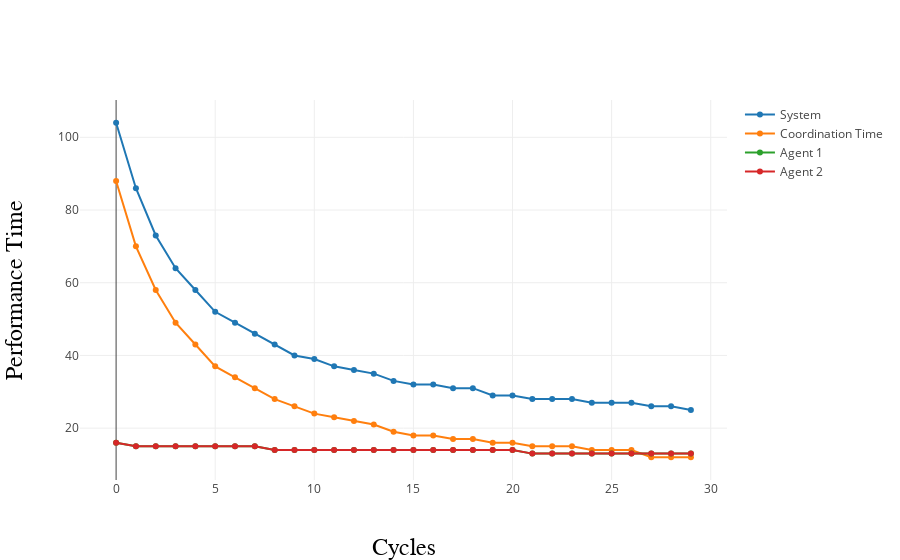
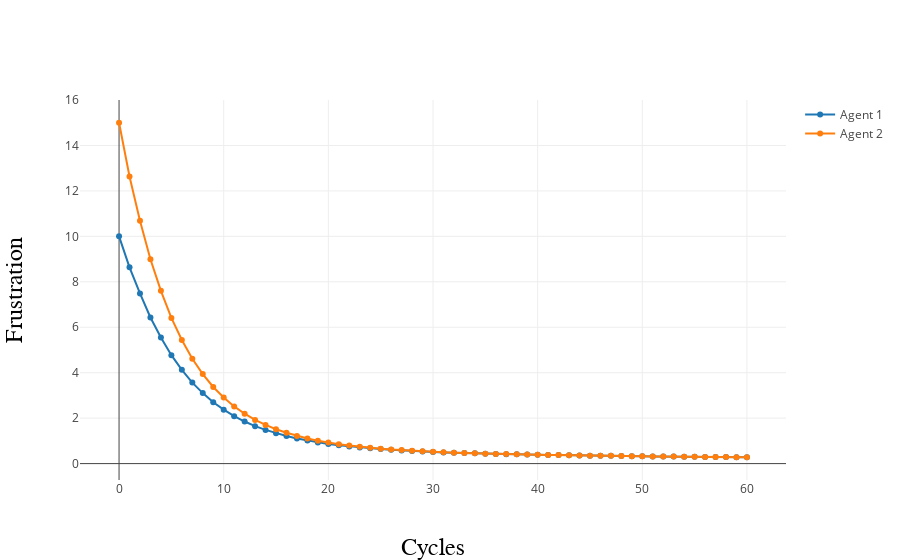

The cell these charts' notebook holds for them, in order:
### Code cell
print(my_workplace_lg.get_sum_perf_time())
my_workplace_lg.plot_performance()
my_workplace_lg.plot_frustration()

### Figure 1 — Plotly figure (JSON) as saved in the notebook; plotly's stock layout.template omitted (floating-point values rounded to 4 significant figures)
{"data": [{"mode": "lines+markers", "name": "System", "type": "scatter", "uid": "b1952e8e-06d6-443b-ac4d-82e34052d762", "x": [0, 1, 2, 3, 4, 5, 6, 7, 8, 9, 10, 11, 12, 13, 14, 15, 16, 17, 18, 19, 20, 21, 22, 23, 24, 25, 26, 27, 28, 29], "y": [104, 86, 73, 64, 58, 52, 49, 46, 43, 40, 39, 37, 36, 35, 33, 32, 32, 31, 31, 29, 29, 28, 28, 28, 27, 27, 27, 26, 26, 25]}, {"mode": "lines+markers", "name": "Coordination Time", "type": "scatter", "uid": "9f883e0f-ddd4-4c19-a021-ab22dc33c8ce", "x": [0, 1, 2, 3, 4, 5, 6, 7, 8, 9, 10, 11, 12, 13, 14, 15, 16, 17, 18, 19, 20, 21, 22, 23, 24, 25, 26, 27, 28, 29], "y": [88, 70, 58, 49, 43, 37, 34, 31, 28, 26, 24, 23, 22, 21, 19, 18, 18, 17, 17, 16, 16, 15, 15, 15, 14, 14, 14, 12, 12, 12]}, {"mode": "lines+markers", "name": "Agent 1", "type": "scatter", "uid": "91a9968a-5d97-4aad-bee8-2978f255089e", "x": [0, 1, 2, 3, 4, 5, 6, 7, 8, 9, 10, 11, 12, 13, 14, 15, 16, 17, 18, 19, 20, 21, 22, 23, 24, 25, 26, 27, 28, 29], "y": [16, 15, 15, 15, 15, 15, 15, 15, 14, 14, 14, 14, 14, 14, 14, 14, 14, 14, 14, 14, 14, 13, 13, 13, 13, 13, 13, 13, 13, 13]}, {"mode": "lines+markers", "name": "Agent 2", "type": "scatter", "uid": "fdb5e44f-922b-4ee0-8f9f-fa5738e8258f", "x": [0, 1, 2, 3, 4, 5, 6, 7, 8, 9, 10, 11, 12, 13, 14, 15, 16, 17, 18, 19, 20, 21, 22, 23, 24, 25, 26, 27, 28, 29], "y": [16, 15, 15, 15, 15, 15, 15, 15, 14, 14, 14, 14, 14, 14, 14, 14, 14, 14, 14, 14, 14, 13, 13, 13, 13, 13, 13, 13, 13, 13]}], "layout": {"xaxis": {"title": "Cycles", "titlefont": {"color": "black", "family": "Arial, sans-serif", "size": 24}}, "yaxis": {"title": "Performance Time", "titlefont": {"color": "black", "family": "Arial, sans-serif", "size": 24}}}}

### Figure 2 — Plotly figure (JSON) as saved in the notebook; plotly's stock layout.template omitted (floating-point values rounded to 4 significant figures)
{"data": [{"mode": "lines+markers", "name": "Agent 1", "type": "scatter", "uid": "b2f7fb7a-2461-44f7-833b-d1d6150e2269", "x": [0, 1, 2, 3, 4, 5, 6, 7, 8, 9, 10, 11, 12, 13, 14, 15, 16, 17, 18, 19, 20, 21, 22, 23, 24, 25, 26, 27, 28, 29, 30, 31, 32, 33, 34, 35, 36, 37, 38, 39, 40, 41, 42, 43, 44, 45, 46, 47, 48, 49, 50, 51, 52, 53, 54, 55, 56, 57, 58, 59, 60], "y": [10, 8.637, 7.487, 6.429, 5.553, 4.771, 4.129, 3.564, 3.103, 2.701, 2.375, 2.086, 1.852, 1.648, 1.482, 1.335, 1.215, 1.106, 1.017, 0.9335, 0.8658, 0.8051, 0.7561, 0.7107, 0.6741, 0.6388, 0.6103, 0.5816, 0.5585, 0.5342, 0.5147, 0.4934, 0.4762, 0.4624, 0.4513, 0.4369, 0.4253, 0.416, 0.4085, 0.397, 0.3878, 0.3804, 0.3744, 0.3643, 0.3561, 0.3496, 0.3443, 0.3401, 0.3367, 0.3286, 0.3222, 0.317, 0.3129, 0.3095, 0.3068, 0.2995, 0.2935, 0.2888, 0.285, 0.2819, 0.2794]}, {"mode": "lines+markers", "name": "Agent 2", "type": "scatter", "uid": "c50b3a67-4799-4653-a116-e8836545beeb", "x": [0, 1, 2, 3, 4, 5, 6, 7, 8, 9, 10, 11, 12, 13, 14, 15, 16, 17, 18, 19, 20, 21, 22, 23, 24, 25, 26, 27, 28, 29, 30, 31, 32, 33, 34, 35, 36, 37, 38, 39, 40, 41, 42, 43, 44, 45, 46, 47, 48, 49, 50, 51, 52, 53, 54, 55, 56, 57, 58, 59, 60], "y": [15, 12.64, 10.69, 8.989, 7.601, 6.409, 5.439, 4.612, 3.941, 3.372, 2.911, 2.515, 2.195, 1.922, 1.702, 1.511, 1.356, 1.218, 1.107, 1.006, 0.9234, 0.8512, 0.793, 0.7402, 0.6977, 0.6577, 0.6254, 0.5937, 0.5682, 0.542, 0.5209, 0.4983, 0.4802, 0.4656, 0.4539, 0.4389, 0.4269, 0.4173, 0.4095, 0.3978, 0.3884, 0.3809, 0.3748, 0.3646, 0.3564, 0.3498, 0.3445, 0.3402, 0.3368, 0.3287, 0.3223, 0.3171, 0.3129, 0.3096, 0.3069, 0.2995, 0.2935, 0.2888, 0.285, 0.2819, 0.2794]}], "layout": {"showlegend": true, "xaxis": {"title": "Cycles", "titlefont": {"color": "black", "family": "Arial, sans-serif", "size": 24}}, "yaxis": {"title": "Frustration", "titlefont": {"color": "black", "family": "Arial, sans-serif", "size": 24}}}}
